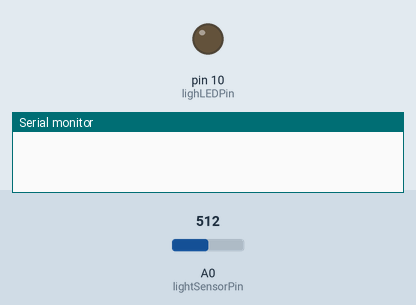
Bench run of a sketch on a simulated Arduino Uno, built with avr-gcc and run on an emulated ATmega328P. On the bench: output pins drawn as LEDs (lit = HIGH), the last lines printed to the serial monitor. The test bench sets the inputs (shaded band); at power-on: A0 (lightSensorPin) = 512.

Above: at 1.2 s.
1.3 s: A0 (lightSensorPin) set to 790
2.8 s: A0 (lightSensorPin) set to 810
At 3.6 s:
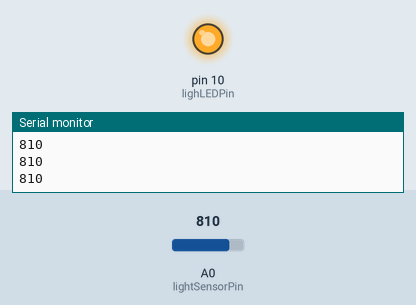
4.3 s: A0 (lightSensorPin) set to 716
At 4.9 s:
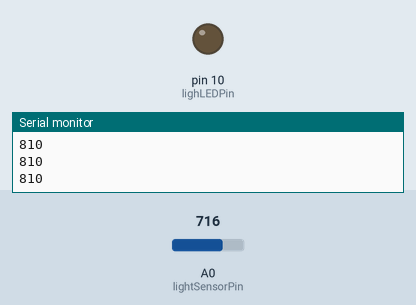
5.8 s: A0 (lightSensorPin) set to 900
At 7.1 s:
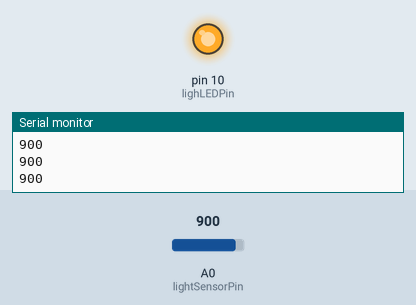
Timing chart, 0 to 8.3 s (numbered marks = the images above; inputs shaded):
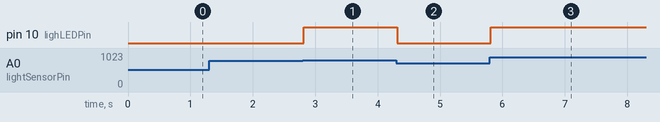

Measured:
- the behaviour switches between 800 and 801 on A0 (lightSensorPin) (found by bisection; images 0 and 1)
- after the input at 1.3 s, every drawn part: stays the same
- after the input at 2.8 s, pin 10 (lighLEDPin): LOW → HIGH at once
- after the input at 4.3 s, pin 10 (lighLEDPin): HIGH → LOW at once
- after the input at 5.8 s, pin 10 (lighLEDPin): LOW → HIGH at once

The sketch:

lightlogger.ino
```cpp
// (licence header left out)
// -- Pins setting --
// Output
const int lighLEDPin = 10;

// Input (Analog)
const int lightSensorPin = A0;

// Variables and constants
const int lightThreshold = 800;
int lightSensorValue = 0;

void setup() {
  // initialize serial communications at 9600 bps:
  Serial.begin(9600);

  // set the digital pins as outputs
  pinMode(lighLEDPin, OUTPUT);
}

void loop() {
  // Read the value
  lightSensorValue = analogRead(lightSensorPin);
  // Wait for the AC-DC conveter
  delay(10);
  // Note: the value is sent to the serial port only if
  // is above a predermined threshold.
  // This is done in order to redure the traffic in output.
  if (lightSensorValue > lightThreshold) {
      // Print to the serial port the value
      Serial.println(lightSensorValue);
      // Turn on the LED
      digitalWrite(lighLEDPin, HIGH);
  } else {
      // Turn off the LED
      digitalWrite(lighLEDPin, LOW);
  }
}
```
